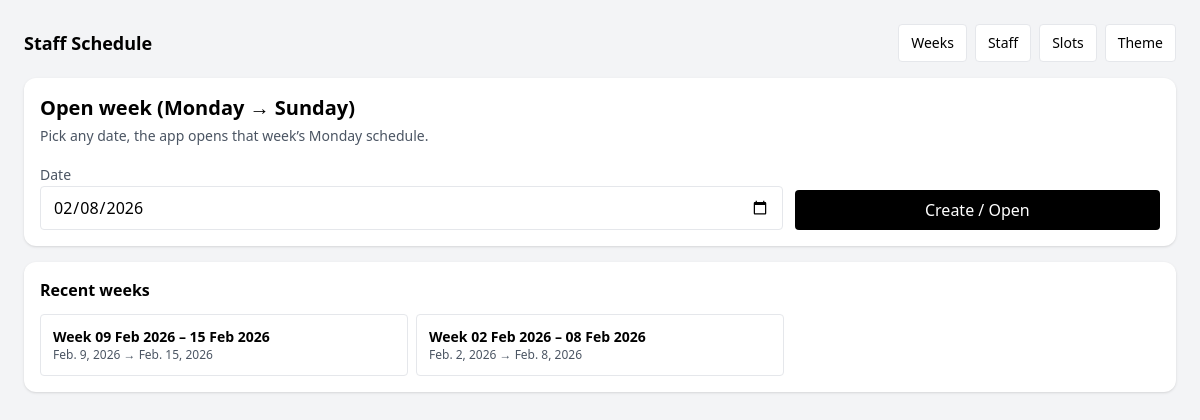
Page /schedule/ on the committed database.
### scheduling/models.py (models this page shows, shortened)
class ScheduleWeek(models.Model):
    week_start = models.DateField(unique=True, db_index=True)  # Monday
    cells = models.JSONField(default=dict, blank=True)
    notes = models.TextField(blank=True)
    created_at = models.DateTimeField(default=_now)
    updated_at = models.DateTimeField(default=_now)
    def week_end(self):
        return self.week_start + timedelta(days=6)

### scheduling/views.py (the view)
# urls.py: path("", views.home, name="home"),
def home(request):
    if request.method == "POST" and request.POST.get("open_week"):
        date_str = (request.POST.get("date") or "").strip()
        d = datetime.strptime(date_str, "%Y-%m-%d").date()
        monday = _monday(d)
        ScheduleWeek.objects.get_or_create(week_start=monday)
        return redirect("scheduling:week_editor", week_start=monday.isoformat())
    weeks = ScheduleWeek.objects.order_by("-week_start")[:40]
    today = datetime.now().date().isoformat()
    return render(request, "scheduling/home.html", {
        "weeks": weeks,
        "today": today,
        "theme": _get_theme(),
    })

### scheduling/views.py (called while the page is built)
def _get_theme():
    theme = ScheduleTheme.objects.order_by("id").first()
    if not theme:
        theme = ScheduleTheme.objects.create()
    return theme

### scheduling/templates/scheduling/home.html (shortened to what this page needs)
{% extends "scheduling/base.html" %}
{% block content %}
<div class="bg-white rounded-xl shadow p-4">
    <h1 class="text-xl font-semibold">Open week (Monday → Sunday)</h1>
    <p class="text-sm text-gray-600 mt-1">Pick any date, the app opens that week’s Monday schedule.</p>
    <form method="post" class="mt-4 grid grid-cols-1 sm:grid-cols-3 gap-3 items-end">
        <div class="sm:col-span-2">
            <label class="text-sm text-gray-600">Date</label>
            <input type="date" name="date" value="{{ today }}" class="w-full rounded border px-3 py-2">
        </div>
        <button name="open_week" value="1" class="rounded bg-black text-white px-4 py-2">
            Create / Open
        </button>
    </form>
</div>
<div class="bg-white rounded-xl shadow p-4 mt-4">
    <h2 class="font-semibold">Recent weeks</h2>
    <div class="mt-3 grid grid-cols-1 sm:grid-cols-2 lg:grid-cols-3 gap-2">
        {% for w in weeks %}
            <a class="rounded border bg-white hover:bg-gray-50 px-3 py-3"
               href="/schedule/week/{{ w.week_start|date:'Y-m-d' }}/">
                <div class="text-sm font-semibold">Week {{ w.week_start|date:"d M Y" }} – {{ w.week_end|date:"d M Y" }}</div>
                <div class="text-xs text-gray-600">{{ w.week_start }} → {{ w.week_end }}</div>
            </a>
        {% empty %}
            <div class="text-sm text-gray-500">No weeks yet.</div>
        {% endfor %}
    </div>
</div>
{% endblock %}

### rows in the picture
ScheduleWeek: week_start "09 Feb 2026", week_end "15 Feb 2026", week_start "Feb. 9, 2026", week_end "Feb. 15, 2026"
ScheduleWeek: week_start "02 Feb 2026", week_end "08 Feb 2026", week_start "Feb. 2, 2026", week_end "Feb. 8, 2026"
